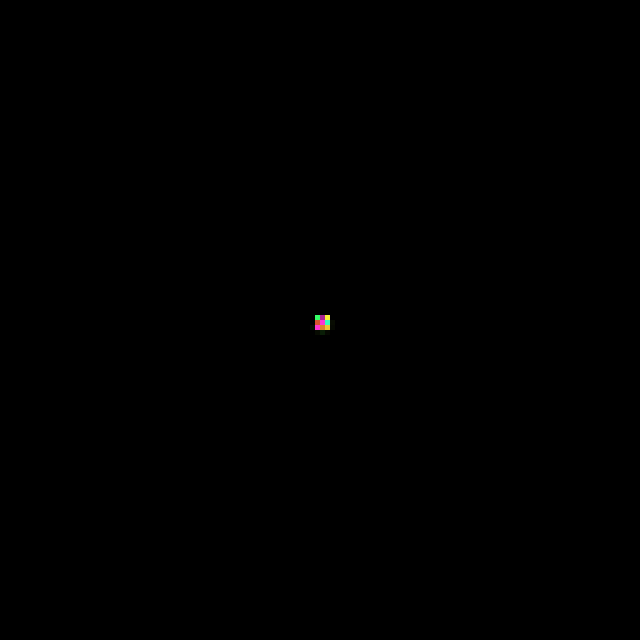
Frame 1 (no input)
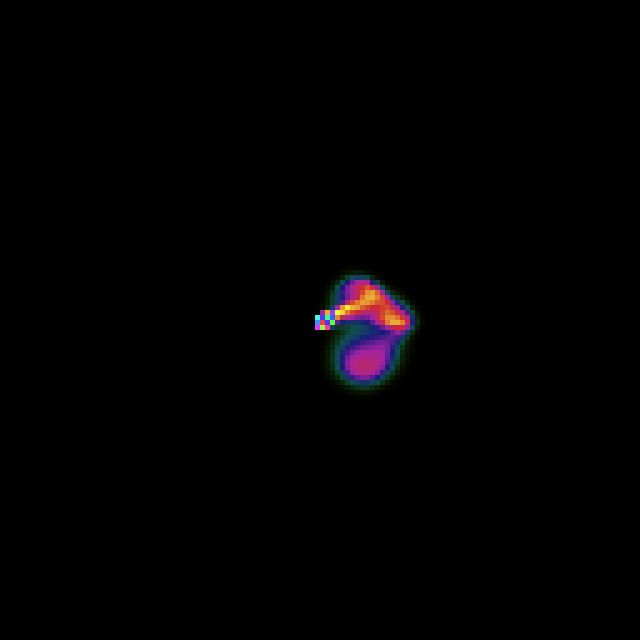
Frame 60 (the mouse pressed at the canvas centre just before this capture)
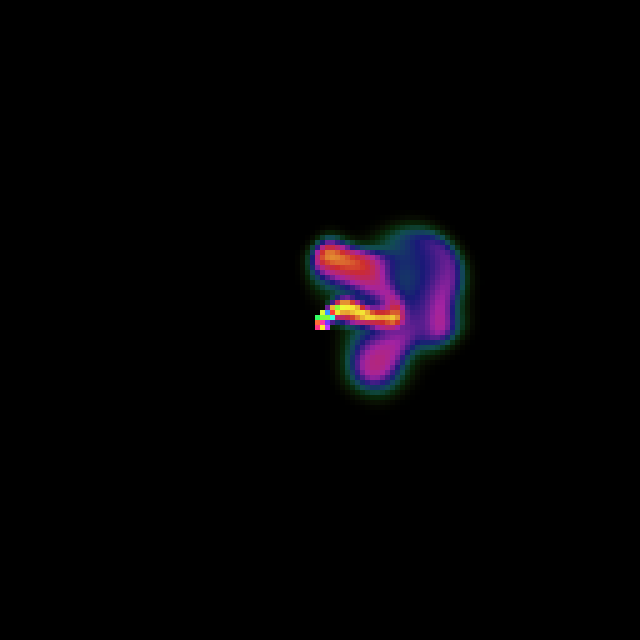
Frame 120 (the mouse held since frame 60 and released just before this capture)

The Processing sketch that drew these frames (run headless with seeded random() and noise(); from frame 60 on, the mouse is pressed at the canvas centre):

// Processing sketch: FluidSim
// ── FluidSim.pde

final int N = 128; //final = value is const and cant be changed
final int iter = 16;
final int SCALE=5;
float t=0;
Fluid fluid;

void settings(){
  size(N*SCALE,N*SCALE);
  fluid = new Fluid(0.2,0,0.0000001);
}

void setup(){
  
}
 //void mouseDragged(){ 

//}
void draw(){
  background(0);
  int cx = int(0.5*width/SCALE);
  int cy=int(0.5*height/SCALE);
  for(int i =-1; i<=1;i++){
    for(int j =-1; j<=1;j++){
    fluid.addDensity(cx+i,cy+j,random(100,500));
    }
  }
  
  float angle = noise(t) * TWO_PI*2;
  PVector v = PVector.fromAngle(angle);
  v.mult(0.2);
  t+=0.01;
  fluid.addVelocity(cx,cy,v.x,v.y);
  
  fluid.step();
  fluid.renderD();
  fluid.renderV();
  fluid.fadeD();
  
}

// ── fluid.pde

int IX(int x, int y){
  x = constrain(x,0,N-1);
  y = constrain(y,0,N-1);
  return x+(y*N);
}

class Fluid{
  
    int size;
    float dt; //timestep
    float diff; //difusion
    float visc; //thickness of fluid
    
    float[] s; //prev dens
    float[] density;
    
    float[] Vx;
    float[] Vy;
   

    float[] Vx0; //prev
    float[] Vy0; //prv
    
    Fluid(float dt, float diffusion, float viscosity){
      
    
    this.size = N;
    this.dt = dt;
    this.diff = diffusion;
    this.visc = viscosity;
    
    this.s = new float[N*N];
    this.density = new float[N*N];
    
    this.Vx = new float[N*N];
    this.Vy = new float[N*N];
    
    
    this.Vx0 = new float[N*N];
    this.Vy0 = new float[N*N];
   
    }
    
  void step() 
{
 
    float visc     = this.visc;
    float diff     = this.diff;
    float dt       = this.dt;
    float[] Vx      = this.Vx;
    float[] Vy      = this.Vy;
   
    float[] Vx0     = this.Vx0;
    float[] Vy0     =this.Vy0;

    float[] s       = this.s;
    float[] density = this.density;
    
    diffuse(1, Vx0, Vx, visc, dt ); //dif velocities based on timestamp and viscosity
    diffuse(2, Vy0, Vy, visc, dt);
   
    project(Vx0, Vy0, Vx, Vy); //clean everything to make sure there is 
    //same amount of fluid everywhere
    advect(1, Vx, Vx0, Vx0, Vy0,dt); //advect on velocirtes
    advect(2, Vy, Vy0, Vx0, Vy0, dt);
   
    
    project(Vx, Vy, Vx0, Vy0); //clean
    
    diffuse(0, s, density, diff, dt);
    advect(0, density, s, Vx, Vy, dt); //add density
}
    
    void addDensity( int x, int y,float amount)
    {
      int index = IX(x,y);
      this.density[index] +=amount;
    }
    void addVelocity( int x, int y,float amountX, float amountY)
    {
      int index = IX(x,y);
      this.Vx[index] +=amountX;
      this.Vy[index] +=amountY;
    }
    void renderD(){
      colorMode(HSB,255);
      for(int i=0; i<N;i++){
        for(int j=0; j<N;j++){
          float x = i*SCALE;
          float y = j*SCALE;
          float d = this.density[IX(i,j)];
          fill((d+50)%255,200,d);
          noStroke();
          square(x,y,SCALE);
        }
      }
    }
    void renderV(){
      for(int i=0; i<N;i++){
        for(int j=0; j<N;j++){
          float x = i*SCALE;
          float y = j*SCALE;
          float vx = this.Vx[IX(i,j)];
          float vy = this.Vy[IX(i,j)];
          stroke(255);
          if(!(abs(vx) <0.1 && abs(vy) <=0.1)){
              line(x,y, x+vx*SCALE,y+vy*SCALE);
          }
        }
      }
    }
    
    void fadeD(){
      for(int i=0; i< this.density.length; i++){
        float d = density[i];
        density[i] = constrain(d-0.001,0,255);
        
      }
    }
}

// ── morefluid.pde

void diffuse (int b, float []x, float []x0, float diff, float dt) //idea of spreading
{
    float a = dt * diff * (N - 2) * (N - 2);
    lin_solve(b, x, x0, a, 1 + 6 * a);
}
void lin_solve(int b, float []x, float []x0, float a, float c)
{
    float cRecip = 1.0 / c;
    for (int k = 0; k < iter; k++) {
        
      //the new value is bases on itself and its neighbours
            for (int j = 1; j < N - 1; j++) {
                for (int i = 1; i < N - 1; i++) {
                    x[IX(i, j)] =
                        (x0[IX(i, j)]
                            + a*(    x[IX(i+1, j   )]
                                    +x[IX(i-1, j   )]
                                    +x[IX(i  , j+1 )]
                                    +x[IX(i  , j-1 )]
                                   
                           )) * cRecip;
                }
            
        }
        set_bnd(b, x);
    }
}
void project(float []velocX, float []velocY,  float []p, float []div)
{
    
        for (int j = 1; j < N - 1; j++) {
            for (int i = 1; i < N - 1; i++) {
                div[IX(i, j)] = -0.5f*(
                         velocX[IX(i+1, j   )]
                        -velocX[IX(i-1, j    )]
                        +velocY[IX(i  , j+1  )]
                        -velocY[IX(i  , j-1  )]
                    
                    )/N;
                p[IX(i, j)] = 0;
            
        }
    }
    set_bnd(0, div); 
    set_bnd(0, p);
    lin_solve(0, p, div, 1, 6);
    
   
        for (int j = 1; j < N - 1; j++) {
            for (int i = 1; i < N - 1; i++) {
                velocX[IX(i, j)] -= 0.5f * (  p[IX(i+1, j)]
                                                -p[IX(i-1, j)]) * N;
                velocY[IX(i, j)] -= 0.5f * (  p[IX(i, j+1)]
                                                -p[IX(i, j-1)]) * N;
                
            }
        
    }
    set_bnd(1, velocX);
    set_bnd(2, velocY);
  
}
void advect(int b, float []d, float []d0,  float []velocX, float []velocY,  float dt)
{
  //motion of spreading
    float i0, i1, j0, j1;
    
    float dtx = dt * (N - 2);
    float dty = dt * (N - 2);
    
    float s0, s1, t0, t1;
    float tmp1, tmp2, x, y;
    
    float Nfloat = N;
    float ifloat, jfloat;
    int i, j;
    
    
        for(j = 1, jfloat = 1; j < N - 1; j++, jfloat++) { 
            for(i = 1, ifloat = 1; i < N - 1; i++, ifloat++) {
                tmp1 = dtx * velocX[IX(i, j)];
                tmp2 = dty * velocY[IX(i, j)];
    
                x    = ifloat - tmp1; 
                y    = jfloat - tmp2;
               
                
                if(x < 0.5f) x = 0.5f; 
                if(x > Nfloat + 0.5f) x = Nfloat + 0.5f; 
                i0 = floor(x); 
                i1 = i0 + 1.0f;
                if(y < 0.5f) y = 0.5f; 
                if(y > Nfloat + 0.5f) y = Nfloat + 0.5f; 
                j0 = floor(y);
                j1 = j0 + 1.0f; 
                
                
                s1 = x - i0; 
                s0 = 1.0f - s1; 
                t1 = y - j0; 
                t0 = 1.0f - t1;
            
                
                int i0i = int(i0);
                int i1i = int(i1);
                int j0i = int(j0);
                int j1i = int(j1);
               
                
                d[IX(i, j)] =    
                    s0 * ( t0 *  d0[IX(i0i, j0i)] + t1 *  d0[IX(i0i, j1i)])+                          
                    s1 * ( t0 *  d0[IX(i1i, j0i)] + t1 *  d0[IX(i1i, j1i)]);                           
            }   
    }
    set_bnd(b, d);
}
void set_bnd(int b, float []x) //mirror velocity when it hits the floor
{ //dice enq wall estoy, reverse velocity
    
    for(int i = 1; i < N - 1; i++) {
            x[IX(i, 0)] = b == 2 ? -x[IX(i, 1  )] : x[IX(i, 1  )];
            x[IX(i, N-1)] = b == 2 ? -x[IX(i, N-2)] : x[IX(i, N-2)];
    }
    for(int j = 1; j < N - 1; j++) {
            x[IX(0  , j)] = b == 1 ? -x[IX(1  , j)] : x[IX(1  , j)];
            x[IX(N-1, j)] = b == 1 ? -x[IX(N-2, j)] : x[IX(N-2, j)];   
    }
    
    x[IX(0, 0)]       = 0.5f * (x[IX(1, 0)] + x[IX(0, 1)]);                     
    x[IX(0, N-1)]     = 0.5f * (x[IX(1, N-1)] + x[IX(0, N-2)]);
    x[IX(N-1, 0)]     = 0.5f * (x[IX(N-2, 0)]+ x[IX(N-1, 1)]);
    x[IX(N-1, N-1)]   = 0.33f * (x[IX(N-2, N-1)] + x[IX(N-1, N-2)]);

}
